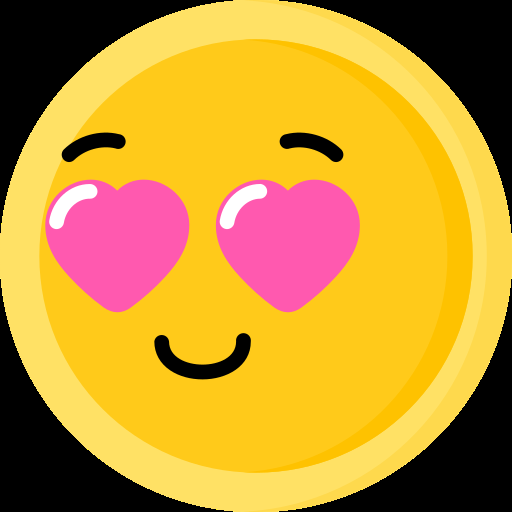
#> input picture Assignment_23/img/emoji_1.png, 512 x 512 px
$ python video.py
#> lines starting #> are read from the running program, lines starting #| are printed output that depends on the picture
import cv2
import numpy as np

emoji = cv2.imread('img/emoji_1.png')
#> emoji is the input picture: shape (512, 512, 3); mean B, G, R 51.4, 149.9, 197.5
eyes_sticker = cv2.imread('img/eye.png')
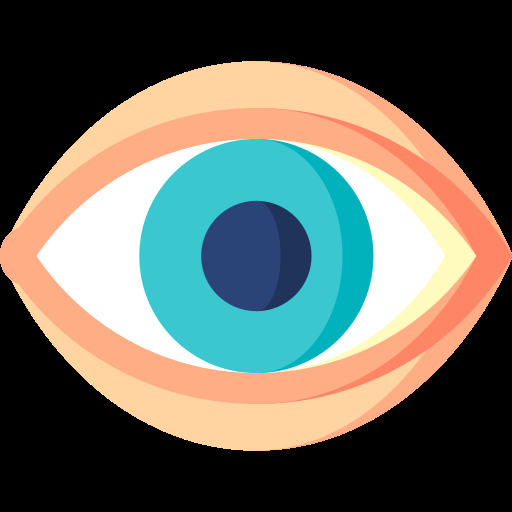
#> input picture Assignment_23/img/eye.png, 512 x 512 px
#> eyes_sticker is the input picture: shape (512, 512, 3); mean B, G, R 94.9, 104.9, 104.2
lips_sticker = cv2.imread('img/lips.png')
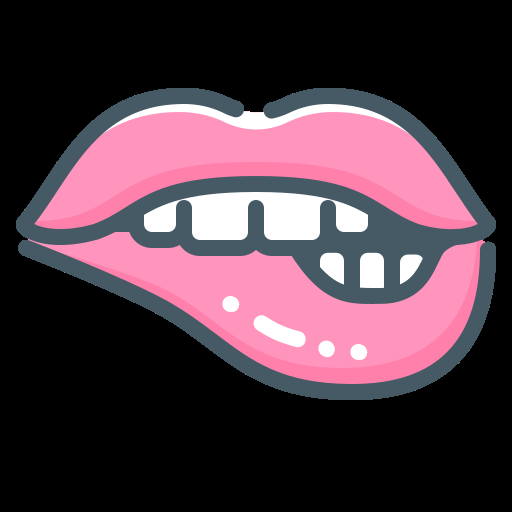
#> input picture Assignment_23/img/lips.png, 512 x 512 px
#> lips_sticker is the input picture: shape (512, 512, 3); mean B, G, R 67.6, 57, 78.4

face_cascade = cv2.CascadeClassifier('files/haarcascade_frontalface_default.xml')
eyes_detector = cv2.CascadeClassifier('files/haarcascade_eye.xml')
lips_detector = cv2.CascadeClassifier('files/haarcascade_smile.xml')

cap = cv2.VideoCapture(0)

# Define a function to overlay a sticker on an image
def apply_sticker(img, sticker, x, y, w, h):
    sticker = cv2.resize(sticker, (w, h))
    sticker_gray = cv2.cvtColor(sticker, cv2.COLOR_BGR2GRAY)
    # Create a mask for the sticker
    _, mask = cv2.threshold(sticker_gray, 1, 255, cv2.THRESH_BINARY)
    # Invert the mask
    mask_inv = cv2.bitwise_not(mask)
    # Extract the region of interest from the image (roi)
    roi = img[y:y+h, x:x+w]
    # Remove the background of the sticker from the roi
    roi_bg = cv2.bitwise_and(roi, roi, mask=mask_inv)
    # Add the sticker to the roi
    roi_fg = cv2.bitwise_and(sticker, sticker, mask=mask)
    # Combine the roi_bg and roi_fg
    final_sticker = cv2.add(roi_bg, roi_fg)
    # Replace the roi in the image with the final_sticker
    img[y:y+h, x:x+w] = final_sticker

choice = 0
while True:
    ret, frame = cap.read()
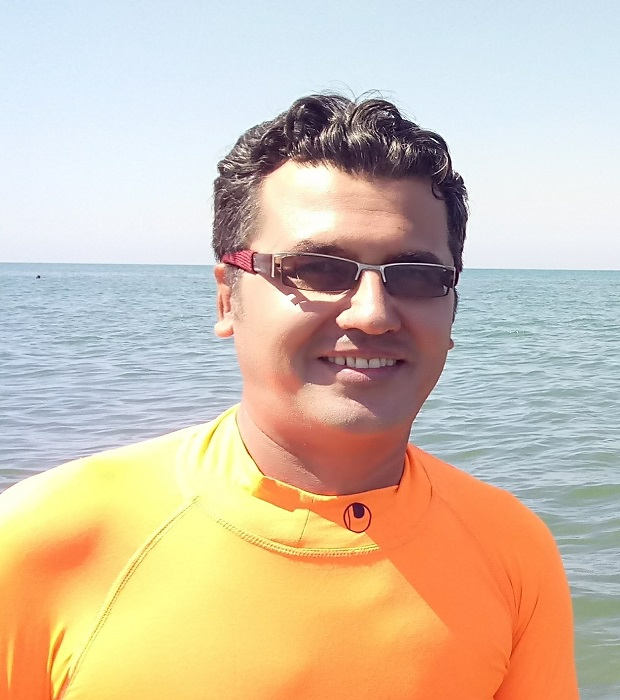
#> input picture Assignment_23/img/Ali1.jpg, 620 x 700 px, given in place of the camera
#> frame is the input picture: shape (700, 620, 3); mean B, G, R 171.3, 192.1, 211.1
    if not ret:
        break
    frame = cv2.resize(frame, (0, 0), fx=0.5, fy=0.5)
#> frame: shape (350, 310, 3)
    gray_fr = cv2.cvtColor(frame, cv2.COLOR_BGR2GRAY)
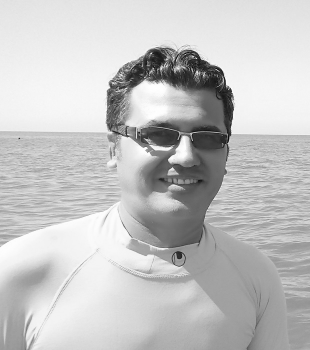
#> gray_fr: shape (350, 310); min 9, max 255, mean 195.6
    faces = face_cascade.detectMultiScale(gray_fr, 1.3, 5)
#> faces = [[110, 84, 134, 134]]
    for (x, y, w, h) in faces:
        if choice == 1:
            # Overlay emoji on the face
            apply_sticker(frame, emoji, x, y, w, h)
        elif choice == 2:
            gray_fr_roi = gray_fr[y:y+h, x:x+w]
            fr_roi = frame[y:y+h, x:x+w]
            eyes = eyes_detector.detectMultiScale(gray_fr_roi, 1.1, 5)
            for (x, y, w, h) in eyes:
                apply_sticker(fr_roi, eyes_sticker, x, y, w, h)
        elif choice == 3:
            gray_fr_roi = gray_fr[y:y+h, x:x+w]
            fr_roi = frame[y:y+h, x:x+w]
            lips = lips_detector.detectMultiScale(gray_fr_roi, 1.8, 8)
            for (x, y, w, h) in lips:
                apply_sticker(fr_roi, lips_sticker, x, y, w, h)
        elif choice == 4:
            # [12 lines of commented-out code are left out]
            temp=cv2.resize(frame[y:y+h,x:x+w],(16,16),interpolation=cv2.INTER_LINEAR)
            frame[y:y+h,x:x+w]=cv2.resize(temp,(w,h),interpolation=cv2.INTER_NEAREST)

        elif choice == 5:
            frame = cv2.rotate(frame, cv2.ROTATE_90_CLOCKWISE)
#> this loop made 1 pass

    cv2.imshow('Webcam', frame)
    key = cv2.waitKey(1) & 0xFF
#> (key q is pressed here)
    if key == 27 or key == ord('q'):
        break
    elif key == ord('1'):
        choice = 1
    elif key == ord('2'):
        choice = 2
    elif key == ord('3'):
        choice = 3
    elif key == ord('4'):
        choice = 4
    elif key == ord('5'):
        choice = 5

# cap.release()
# cv2.destroyAllWindows()
